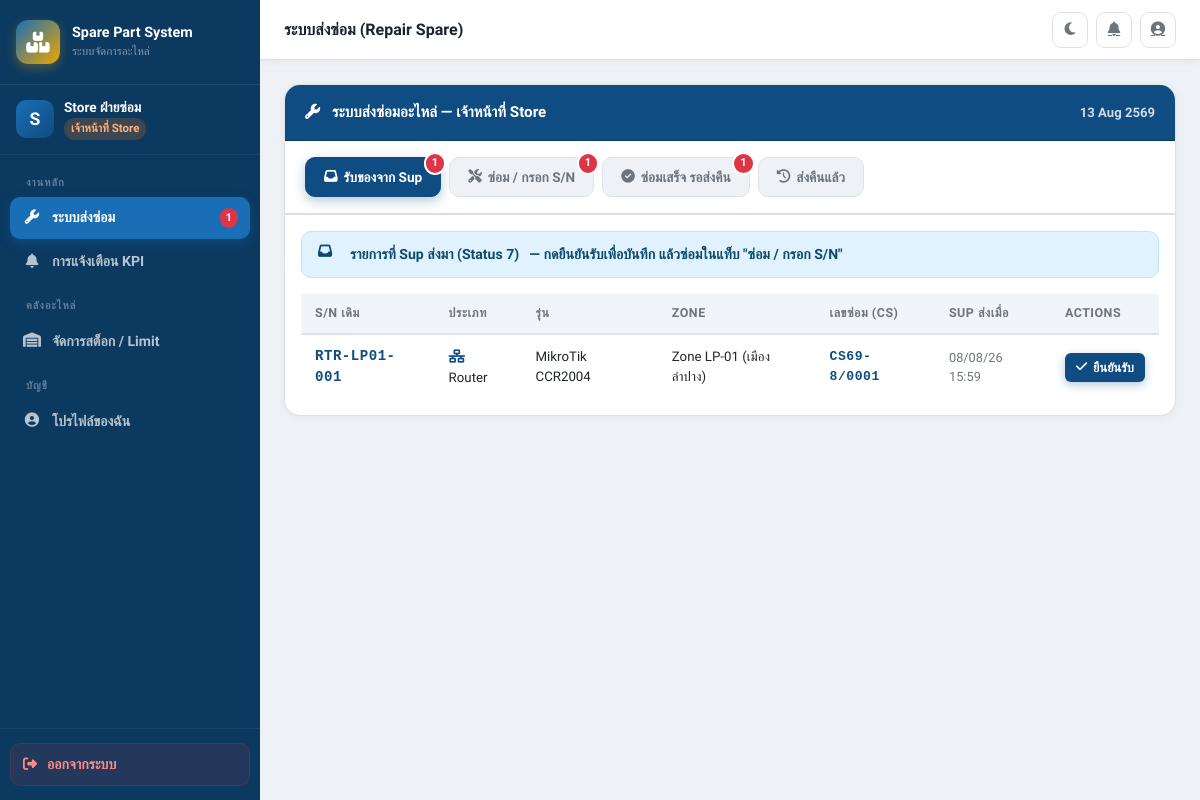
Page /pages/repair_spare.php (signed in) on the committed database.
### tables this page shows
CREATE TABLE IF NOT EXISTS Spare_ICS (
    Spare_ID          INT AUTO_INCREMENT PRIMARY KEY,
    Serial_Number     VARCHAR(100) NOT NULL,
    Product_Name      VARCHAR(100) NULL,
    Type              ENUM('Router','UPS','RACK') NOT NULL DEFAULT 'Router',
    Zone_ID           INT NULL,
    Status_ID         TINYINT NOT NULL DEFAULT 1,
    Checklist_Correct TINYINT NOT NULL DEFAULT 0,
    Remark            TEXT NULL,
    Repair_Job_No     VARCHAR(50) NULL COMMENT 'เลขซ่อม Store',
    Last_Update       DATETIME NULL DEFAULT CURRENT_TIMESTAMP ON UPDATE CURRENT_TIMESTAMP,
    FOREIGN KEY (Zone_ID) REFERENCES Zones(Zone_ID) ON DELETE SET NULL
);

### pages/repair_spare.php (the view, shortened to what the rows shown need)
<?php
require_once '../config/controller.php';
require_once '../includes/header.php';
$sys  = new SystemController();
$role = $_SESSION['role'];
$tid  = $_SESSION['team_id'] ?? 0;
$zid  = $_SESSION['zone_id'] ?? 0;
$all_spares = $sys->getSpares($role, $zid, $tid);
$tab_verify   = [];
$tab_receive  = [];
$tab_send     = [];
$tab_returning= [];
$tab_store_receive   = [];
$pending_borrows  = [];
$pending_returns  = [];
foreach ($all_spares as $s) {
    $st = intval($s['Status_ID'] ?? 0);
    if ($role === 'Store') {
        if ($st == 7)  $tab_store_receive[]  = $s;
    }
}
?>
<div class="content-wrapper">
<div class="card" style="border-radius:0 0 16px 16px;border-top:none">
<?php if ($role !== 'Store'):  ?>
<div id="tab-verify" class="tab-pane active">
    <div class="card-body" style="padding:16px">
        <div class="alert alert-info" style="margin-bottom:16px">
            <i class="fa-solid fa-circle-info me-2"></i>
            <b>Verify S/N (Parallel)</b> — สามารถตรวจสอบได้พร้อมกับที่ช่างส่งของ โดยไม่ต้องรอ
        </div>
        <?php if (empty($tab_verify)): ?>
        <?php echo emptyState('fa-magnifying-glass','ไม่มีรายการรอ Verify','ดีมาก! ไม่มีงานค้าง'); ?>
        <?php else: ?>
        <div class="table-responsive">
        <table class="table-custom">
            <thead><tr><th>S/N (แจ้งมา)</th><th>CID</th><th>รุ่น</th><th>ช่าง</th><th>Zone</th><th>วันที่ Swap</th><th>Actions</th></tr></thead>
            <tbody>
            <?php foreach ($tab_verify as $s): ?>
            <tr>
                <td class="font-mono fw-bold" style="color:var(--primary)"><?php echo h($s['Serial_Number']); ?></td>
                <td class="font-mono" style="font-size:.82rem"><?php echo h($s['Last_CID']??'-'); ?></td>
                <td style="font-size:.83rem"><?php echo h($s['Product_Name']??'-'); ?></td>
                <td style="font-size:.83rem"><?php echo h($s['Eng_Name']??'-'); ?></td>
                <td style="font-size:.83rem"><?php echo h($s['Zone_Name']??'-'); ?></td>
                <td style="font-size:.8rem;color:var(--text-muted)"><?php echo thDate($s['Last_Date']??''); ?></td>
                <td>
                    <button class="btn btn-primary btn-sm" onclick="openVerifyModal(<?php echo $s['Spare_ID']; ?>,'<?php echo addslashes($s['Serial_Number']); ?>','<?php echo addslashes($s['Last_CID']??''); ?>','<?php echo addslashes($s['Last_Img']??''); ?>')">
                        <i class="fa-solid fa-check-double"></i> Verify
                    </button>
                    <?php if ($s['Last_Img']): ?>
                    <a href="../uploads/img/<?php echo h($s['Last_Img']); ?>" target="_blank" class="btn btn-secondary btn-sm ms-1">
                        <i class="fa-solid fa-image"></i>
                    </a>
                    <?php endif; ?>
                </td>
            </tr>
            <?php endforeach; ?>
            </tbody>
        </table>
        </div>
        <?php endif; ?>
    </div>
</div>
<div id="tab-receive" class="tab-pane">
    <div class="card-body" style="padding:16px">
        <div class="alert alert-warning">
            <i class="fa-solid fa-box-open me-2"></i>
            <b>รับของจากช่าง</b> — ช่างแพ็คส่งมาแล้ว (Status 5) กดรับเพื่อเปลี่ยนเป็น Status 3 (Sup Received)
        </div>
        <?php if (empty($tab_receive)): ?>
        <?php echo emptyState('fa-box-open','ไม่มีของรอรับ','ยังไม่มีช่างส่งของมา'); ?>
        <?php else: ?>
        <div class="table-responsive">
        <table class="table-custom">
            <thead><tr><th>S/N</th><th>ประเภท</th><th>Zone</th><th>ช่าง</th><th>วันที่ส่ง</th><th>Actions</th></tr></thead>
            <tbody>
            <?php foreach ($tab_receive as $s): ?>
            <tr>
                <td class="font-mono fw-bold" style="color:var(--primary)"><?php echo h($s['Serial_Number']); ?></td>
                <td><?php echo typeIcon($s['Type']??''); ?></td>
                <td style="font-size:.83rem"><?php echo h($s['Zone_Name']??'-'); ?></td>
                <td style="font-size:.83rem"><?php echo h($s['Eng_Name']??'-'); ?></td>
                <td style="font-size:.8rem;color:var(--text-muted)"><?php echo thDate($s['Last_Update']??''); ?></td>
                <td>
                    <button class="btn btn-success btn-sm" onclick="doAction('sup_receive',<?php echo $s['Spare_ID']; ?>,'รับของจากช่าง S/N: <?php echo addslashes($s['Serial_Number']); ?>')">
                        <i class="fa-solid fa-hand-holding-box"></i> กดรับ
                    </button>
                    <?php if ($s['Last_Img']): ?>
                    <a href="../uploads/img/<?php echo h($s['Last_Img']); ?>" target="_blank" class="btn btn-secondary btn-sm ms-1" title="รูปจากช่าง"><i class="fa-solid fa-image"></i></a>
                    <?php endif; ?>
                </td>
            </tr>
            <?php endforeach; ?>
            </tbody>
        </table>
        </div>
        <?php endif; ?>
    </div>
</div>
<div id="tab-send" class="tab-pane">
    <div class="card-body" style="padding:16px">
        <div class="alert alert-info">
            <i class="fa-solid fa-truck me-2"></i>
            <b>ส่งไป Store</b> — กรอกเลขส่งซ่อม (CS No.) แล้วกดส่ง เพื่อเปลี่ยนเป็น Status 7
        </div>
        <?php if (empty($tab_send)): ?>
        <?php echo emptyState('fa-truck','ไม่มีรายการรอส่ง','ยังไม่มีของที่ต้องส่ง Store'); ?>
        <?php else: ?>
        <div class="table-responsive">
        <table class="table-custom">
            <thead><tr><th>S/N</th><th>ประเภท</th><th>Zone</th><th>รับเมื่อ</th><th>เลขซ่อม (CS)</th><th>Actions</th></tr></thead>
            <tbody>
            <?php foreach ($tab_send as $s): ?>
            <tr>
                <td class="font-mono fw-bold" style="color:var(--primary)"><?php echo h($s['Serial_Number']); ?></td>
                <td><?php echo typeIcon($s['Type']??''); ?></td>
                <td style="font-size:.83rem"><?php echo h($s['Zone_Name']??'-'); ?></td>
                <td style="font-size:.8rem;color:var(--text-muted)"><?php echo thDate($s['Last_Update']??''); ?></td>
                <td>
                    <input type="text" class="form-control" style="min-width:160px;font-family:monospace;font-size:.88rem"
                        id="job_no_<?php echo $s['Spare_ID']; ?>" placeholder="เช่น CS69-8/0001"
                        value="<?php echo h($s['Repair_Job_No']??''); ?>">
                </td>
                <td>
                    <button class="btn btn-purple btn-sm" onclick="sendToStore(<?php echo $s['Spare_ID']; ?>)">
                        <i class="fa-solid fa-paper-plane"></i> ส่ง Store
                    </button>
                </td>
            </tr>
            <?php endforeach; ?>
            </tbody>
        </table>
        </div>
        <?php endif; ?>
    </div>
</div>
<div id="tab-returning" class="tab-pane">
    <div class="card-body" style="padding:16px">
        <div class="alert alert-success">
            <i class="fa-solid fa-reply me-2"></i>
            <b>รับของคืนจาก Store</b> — Store ส่งกลับมาแล้ว (Status 9) กดยืนยันรับ แล้วส่งให้ช่างรับต่อ
        </div>
        <?php if (empty($tab_returning)): ?>
        <?php echo emptyState('fa-reply','ไม่มีของที่รอรับคืน',''); ?>
        <?php else: ?>
        <div class="table-responsive">
        <table class="table-custom">
            <thead><tr><th>S/N ใหม่</th><th>S/N เดิม</th><th>ประเภท</th><th>Zone/ช่าง</th><th>เลขซ่อม</th><th>Actions</th></tr></thead>
            <tbody>
            <?php foreach ($tab_returning as $s):
                $newSN = $s['Deployed_SN'] ?? $s['Serial_Number'];
            ?>
            <tr>
                <td class="font-mono fw-bold" style="color:#198754"><?php echo h($newSN); ?></td>
                <td class="font-mono" style="font-size:.8rem;color:var(--text-muted)"><?php echo h($s['Last_CID']??'-'); ?></td>
                <td><?php echo typeIcon($s['Type']??''); ?></td>
                <td style="font-size:.83rem"><?php echo h($s['Zone_Name']??'-'); ?> / <?php echo h($s['Eng_Name']??'-'); ?></td>
                <td class="font-mono" style="font-size:.82rem;color:var(--primary)"><?php echo h($s['Repair_Job_No']??'-'); ?></td>
                <td>
                    <button class="btn btn-success btn-sm" onclick="doAction('sup_receive_from_store',<?php echo $s['Spare_ID']; ?>,'ยืนยันรับของจาก Store และส่งให้ช่าง')">
                        <i class="fa-solid fa-check"></i> รับและส่งช่าง
                    </button>
                </td>
            </tr>
            <?php endforeach; ?>
            </tbody>
        </table>
        </div>
        <?php endif; ?>
    </div>
</div>
<?php if (!empty($pending_borrows) || !empty($pending_returns)): ?>
<div id="tab-borrow" class="tab-pane">
    <div class="card-body" style="padding:16px">
        <?php if (!empty($pending_borrows)): ?>
        <h6 style="font-weight:700;margin-bottom:10px"><i class="fa-solid fa-file-circle-plus me-2" style="color:var(--primary)"></i>คำขอเบิก (Borrow)</h6>
        <div class="table-responsive mb-4">
        <table class="table-custom">
            <thead><tr><th>S/N</th><th>ประเภท</th><th>ช่างที่ขอ</th><th>วันที่ขอ</th><th>Actions</th></tr></thead>
            <tbody>
            <?php foreach ($pending_borrows as $s): ?>
            <tr>
                <td class="font-mono fw-bold"><?php echo h($s['Serial_Number']); ?></td>
                <td><?php echo typeIcon($s['Type']??''); ?></td>
                <td style="font-size:.83rem"><?php echo h($s['Borrower_Name']??'-'); ?></td>
                <td style="font-size:.8rem;color:var(--text-muted)"><?php echo thDate($s['Last_Update']??''); ?></td>
                <td class="d-flex gap-2 flex-wrap">
                    <button class="btn btn-success btn-sm" onclick="borrowAction('approve_borrow',<?php echo $s['Spare_ID']; ?>,'อนุมัติเบิก')">
                        <i class="fa-solid fa-check"></i> อนุมัติ
                    </button>
                    <button class="btn btn-danger btn-sm" onclick="borrowAction('reject_borrow',<?php echo $s['Spare_ID']; ?>,'ปฏิเสธเบิก')">
                        <i class="fa-solid fa-xmark"></i> ปฏิเสธ
                    </button>
                </td>
            </tr>
            <?php endforeach; ?>
            </tbody>
        </table>
        </div>
        <?php endif; ?>
        <?php if (!empty($pending_returns)): ?>
        <h6 style="font-weight:700;margin-bottom:10px"><i class="fa-solid fa-file-circle-minus me-2" style="color:#dc3545"></i>คำขอคืน (Return)</h6>
        <div class="table-responsive">
        <table class="table-custom">
            <thead><tr><th>S/N</th><th>ประเภท</th><th>ช่าง</th><th>หมายเหตุ</th><th>Actions</th></tr></thead>
            <tbody>
            <?php foreach ($pending_returns as $s): ?>
            <tr>
                <td class="font-mono fw-bold"><?php echo h($s['Serial_Number']); ?></td>
                <td><?php echo typeIcon($s['Type']??''); ?></td>
                <td style="font-size:.83rem"><?php echo h($s['Eng_Name']??'-'); ?></td>
                <td style="font-size:.82rem;max-width:200px"><?php echo h($s['Remark']??'-'); ?></td>
                <td>
                    <button class="btn btn-success btn-sm" onclick="borrowAction('approve_return',<?php echo $s['Spare_ID']; ?>,'รับคืนอะไหล่')">
                        <i class="fa-solid fa-check"></i> รับคืน
                    </button>
                </td>
            </tr>
            <?php endforeach; ?>
            </tbody>
        </table>
        </div>
        <?php endif; ?>
    </div>
</div>
<?php endif; ?>
<?php else:  ?>
<div id="tab-store_receive" class="tab-pane active">
    <div class="card-body" style="padding:16px">
        <?php if (empty($tab_store_receive)): ?>
        <?php echo emptyState('fa-inbox','ยังไม่มีของส่งมา','รอ Sup ส่งของมาให้ Store'); ?>
        <?php else: ?>
        <div class="table-responsive">
        <table class="table-custom">
            <thead><tr><th>S/N เดิม</th><th>ประเภท</th><th>รุ่น</th><th>Zone</th><th>เลขซ่อม (CS)</th><th>Sup ส่งเมื่อ</th><th>Actions</th></tr></thead>
            <tbody>
            <?php foreach ($tab_store_receive as $s): ?>
            <tr>
                <td class="font-mono fw-bold" style="color:var(--primary)"><?php echo h($s['Serial_Number']); ?></td>
                <td><?php echo typeIcon($s['Type']??''); ?></td>
                <td style="font-size:.83rem"><?php echo h($s['Product_Name']??'-'); ?></td>
                <td style="font-size:.83rem"><?php echo h($s['Zone_Name']??'-'); ?></td>
                <td class="font-mono" style="font-size:.82rem;color:var(--primary);font-weight:700"><?php echo h($s['Repair_Job_No']??'ยังไม่มีเลข'); ?></td>
                <td style="font-size:.8rem;color:var(--text-muted)"><?php echo thDate($s['Last_Update']??''); ?></td>
                <td>
                    <button class="btn btn-primary btn-sm" onclick="doAction('store_confirm_receive',<?php echo $s['Spare_ID']; ?>,'ยืนยันรับของ')">
                        <i class="fa-solid fa-check"></i> ยืนยันรับ
                    </button>
                </td>
            </tr>
            <?php endforeach; ?>
            </tbody>
        </table>
        </div>
        <?php endif; ?>
    </div>
</div>
<?php endif;  ?>
</div>
</div>
<?php
function h($s) { return htmlspecialchars($s ?? '', ENT_QUOTES, 'UTF-8'); }
function thDate($d) {
    return date('d/m/y H:i', strtotime($d));
}
function typeIcon($t) {
    $icons = ['Router'=>'fa-network-wired','UPS'=>'fa-battery-full','RACK'=>'fa-server'];
    $i = $icons[$t] ?? 'fa-box';
    return "<span style='font-size:.83rem'><i class='fa-solid $i me-1' style='color:var(--primary)'></i>$t</span>";
}
?>
<?php require_once '../includes/footer.php'; ?>

### rows in the picture
spare_ics: Serial_Number "RTR-LP01-001", Type "Router", Product_Name "MikroTik CCR2004", Zone_Name "Zone LP-01 (เมืองลำปาง)", Repair_Job_No "CS69-8/0001", Last_Update "08/08/26 15:59"

### other values in the picture
$avatar_letter "S"
$current_fullname "Store ฝ่ายซ่อม"
$role_label "เจ้าหน้าที่ Store"
$pendingCount "1"
$roleNames[$role] "เจ้าหน้าที่ Store"
count($tab_store_receive) "1"
count($tab_store_done) "1"
